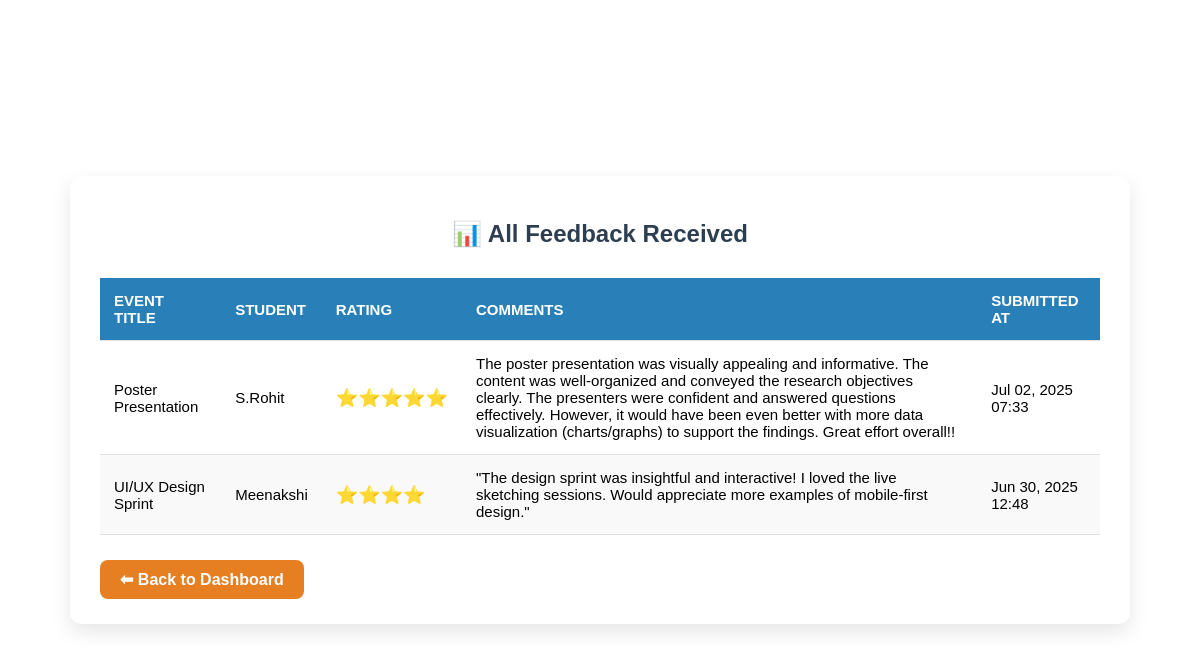
The page /view_feedback.php (signed in) on the database its author committed.
### tables this page shows
CREATE TABLE `feedback` (
  `feedback_id` int(11) NOT NULL,
  `event_id` int(11) DEFAULT NULL,
  `user_id` int(11) DEFAULT NULL,
  `rating` int(11) DEFAULT NULL CHECK (`rating` between 1 and 5),
  `comments` text DEFAULT NULL,
  `submitted_at` timestamp NOT NULL DEFAULT current_timestamp()
);

CREATE TABLE `events` (
  `event_id` int(11) NOT NULL,
  `title` varchar(100) NOT NULL,
  `description` text DEFAULT NULL,
  `event_date` date NOT NULL,
  `event_time` time NOT NULL,
  `venue` varchar(100) DEFAULT NULL,
  `created_by` int(11) DEFAULT NULL
);

CREATE TABLE `users` (
  `user_id` int(11) NOT NULL,
  `name` varchar(100) NOT NULL,
  `email` varchar(100) NOT NULL,
  `password` varchar(255) NOT NULL,
  `role` enum('admin','student') NOT NULL
);

### view_feedback.php (the view, shortened to what this page needs)
<?php
include 'connect.php';
?>
<!DOCTYPE html>
<html lang="en">
<head>
</head>
<body>
<div class="container">
  <h2>📊 All Feedback Received</h2>
  <table>
    <thead>
      <tr>
        <th>Event Title</th>
        <th>Student</th>
        <th>Rating</th>
        <th>Comments</th>
        <th>Submitted At</th>
      </tr>
    </thead>
    <tbody>
      <?php
      $query = "
        SELECT f.rating, f.comments, f.submitted_at,
               e.title AS event_title, u.name AS student_name
        FROM feedback f
        JOIN events e ON f.event_id = e.event_id
        JOIN users u ON f.user_id = u.user_id
        ORDER BY f.submitted_at DESC
      ";
      $result = $conn->query($query);
      if ($result && $result->num_rows > 0) {
          while ($row = $result->fetch_assoc()) {
              echo "<tr>
                      <td>" . htmlspecialchars($row['event_title']) . "</td>
                      <td>" . htmlspecialchars($row['student_name']) . "</td>
                      <td class='stars'>" . str_repeat("⭐", $row['rating']) . "</td>
                      <td>" . htmlspecialchars($row['comments']) . "</td>
                      <td>" . date('M d, Y H:i', strtotime($row['submitted_at'])) . "</td>
                    </tr>";
          }
      } else {
          echo "<tr><td colspan='5'>No feedback available yet.</td></tr>";
      }
      ?>
    </tbody>
  </table>
  <a href="admin_dashboard.php" class="back-btn">⬅ Back to Dashboard</a>
</div>
</body>
</html>

### view_feedback.php (style rules this page uses)
body { font-family: Arial, sans-serif; margin: 0; height: 100vh; display: flex; justify-content: center; align-items: center; background: linear-gradient(rgba(255, 255, 255, 0.4), rgba(255, 255, 255, 0.6)), url('https://i.postimg.cc/C1s63tdg/9b8e5cc5-0db7-4b11-81f0-adef8c67fe65.png') no-repeat center center fixed; background-size: cover; }
.container { max-width: 1000px; margin: auto; background: #fff; padding: 25px 30px; border-radius: 12px; box-shadow: 0 8px 20px rgba(0,0,0,0.1); }
h2 { text-align: center; color: #2c3e50; margin-bottom: 30px; }
table { width: 100%; border-collapse: collapse; font-size: 15px; }
th, td { padding: 14px; border-bottom: 1px solid #e0e0e0; text-align: left; }
th { background-color: #2980b9; color: white; text-transform: uppercase; }
tr:nth-child(even) { background-color: #f9f9f9; }
.stars { color: #f39c12; font-size: 18px; }
.back-btn { display: inline-block; margin-top: 25px; padding: 10px 20px; background: #e67e22; color: white; text-decoration: none; border-radius: 8px; font-weight: bold; transition: 0.3s ease; }

### rows shown on the page
feedback: event.title "Poster Presentation", user.name "S.Rohit", rating "⭐⭐⭐⭐⭐", comments "The poster presentation was visually appealing and informative. The content was well-organized and conveyed the research objectives clearly. The presenters were confident and answered questions effectively. However, it would have been even better with more data visualization (charts/graphs) to support the findings. Great effort overall!!", submitted_at "Jul 02, 2025 07:33"
feedback: event.title "UI/UX Design Sprint", user.name "Meenakshi", rating "⭐⭐⭐⭐", comments "\"The design sprint was insightful and interactive! I loved the live sketching sessions. Would appreciate more examples of mobile-first design.\"", submitted_at "Jun 30, 2025 12:48"
